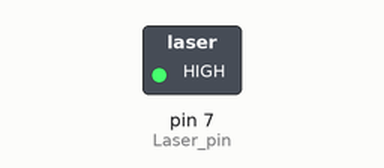
This sketch was run on a simulated Arduino Uno, built with avr-gcc and run on an emulated ATmega328P. Shown: switched loads named in the sketch (green lamp = pin HIGH). Dashed ring = blinking.

Above: at 0.5 s.
Timing chart, 0 to 4.6 s (numbered marks = the images above):
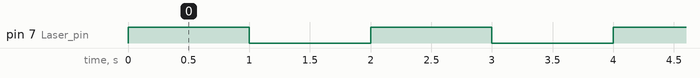

Measured:
- by itself, pin 7 (Laser_pin): alternates HIGH for 1.0 s and LOW for 1.0 s

The sketch:

test_laser_module_5v.ino
```cpp
// 레이저 모듈 제어 소스
int Laser_pin = 7;      // 레이저 제어 핀

void setup() {
  pinMode(Laser_pin, OUTPUT);        // 출력보드
}

void loop() {                        // 1초마다 레이저 on/off 동작을 반복

  digitalWrite(Laser_pin, HIGH);
  delay(1000);
  digitalWrite(Laser_pin, LOW);
  delay(1000);

}
```
